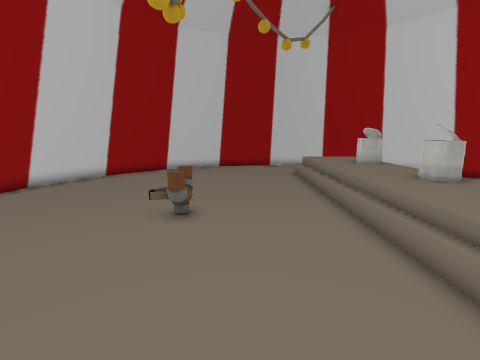
View 1 (above)

15 first-person views from a walk through a scene from a Unity 3-D project. The camera is 1.4 m above the floor, tilts 10° down and sees 85° across. The floor is counted in squares, 0.5 m on a side. Each view is taken from the middle of a square. On the plan, view 1 faces up. The plan holds only what a view shows up to about 19 squares ahead; the rest is blank. Some surface patterns are stand-ins.

View 2
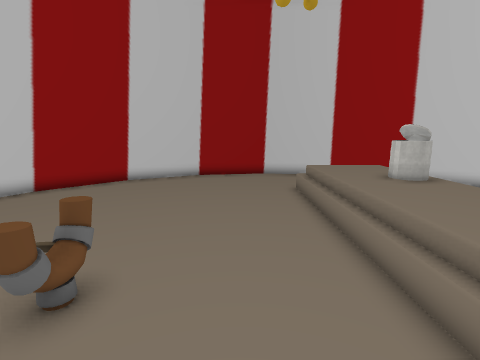

View 3
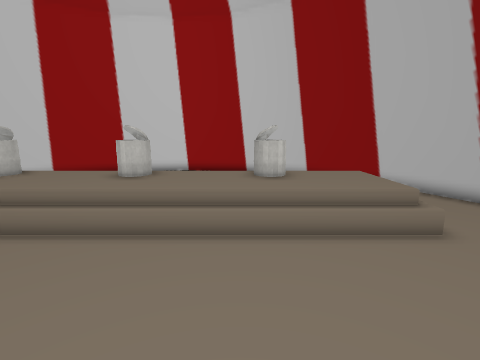

View 4
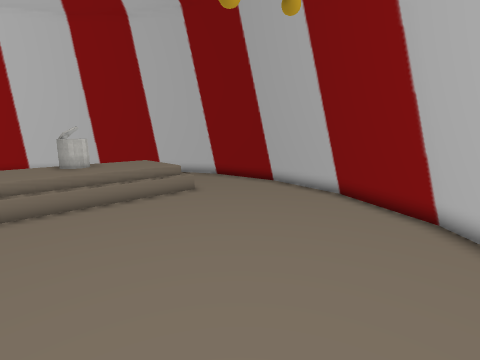

View 5
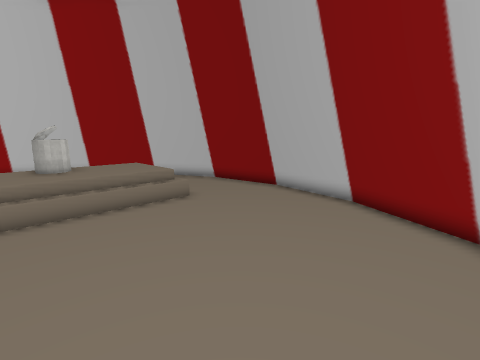

View 6
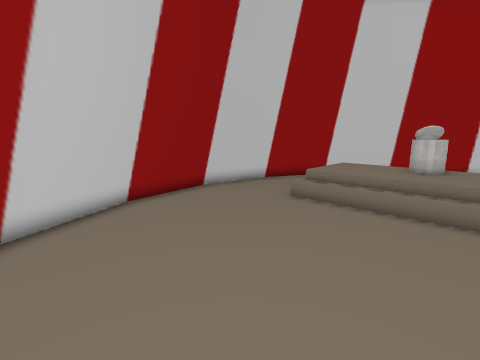

View 7
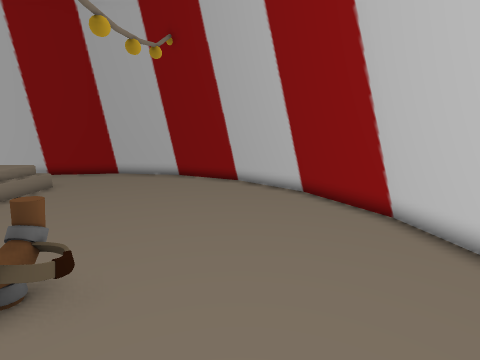

View 8
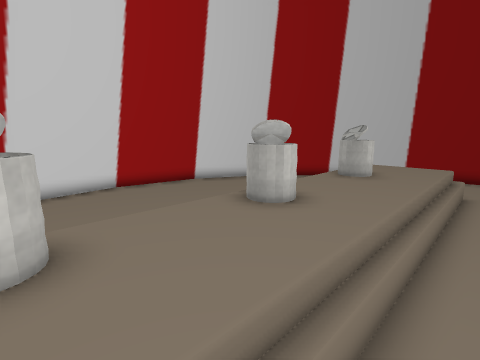

View 9
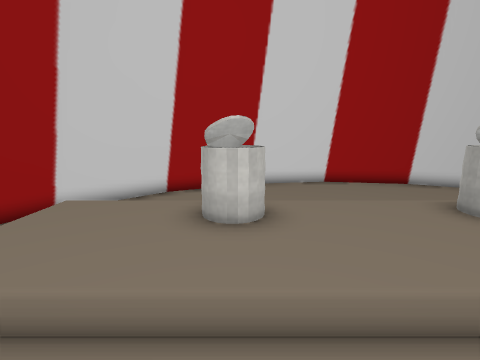

View 10
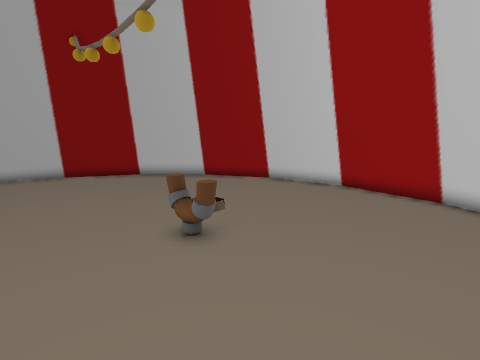

View 11
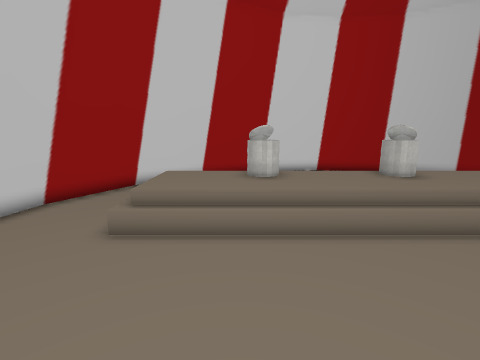

View 12
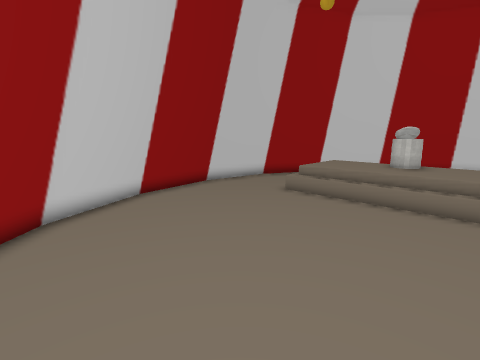

View 13
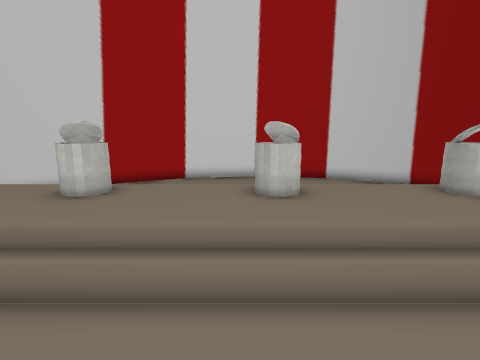

View 14
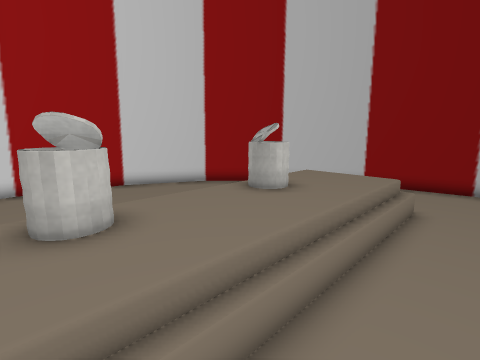

View 15
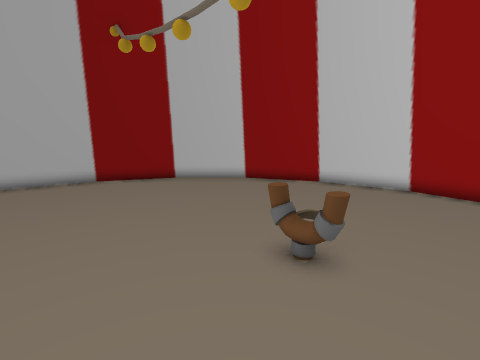

### Floor plan
Key: @ floor where view 1 was taken; # wall or solid block; . main floor; : floor 0.75 m higher than the main floor; / step, stairs or slope; = window, fence, low wall or low ledge; O other object.
Columns run from 11 left of view 1 to 16 right of it. Each row starts with its distance up from view 1.
 22         #############
 21       ####.........###
 20     =###............ ###
 19    =##...........     ###
 18    ##........../////   ###
 17   ##............::::    ##
 16   # ............::::    .##
 15  ##.............::O:     ##
 14  # .............:OO:      ##
 13  #..............::::   ... #
 12  #..............::::   ....#
 11 ##..............::::   ....#
 10 # .......O......::::   ....#
  9 #........O......:OO:   ....#
  8 # .......O......::O:   ....#
  7 ##..............::::   ....#
  6  #..............::::   ....#
  5  #..............::::   ... #
  4  # .............:OO:    ..##
  3  ##.............::O:    .##
  2   # ............::::    .##
  1   ##............::::    ##
  0    ##......@.../////   ###
 -1    =##...........     ###
 -2     =###..........   ###
 -3       ####.........###
 -4         #############

Where each view was taken, in squares from view 1:
view 1: 0 up, 0 right, facing up
view 2: 5 up, 1 right, facing up
view 3: 5 up, 3 left, facing right
view 4: 7 up, 7 left, facing down-right
view 5: 6 up, 6 left, facing down-right
view 6: 12 up, 6 left, facing up-right
view 7: 13 up, 6 left, facing down
view 8: 14 up, 3 right, facing down-right
view 9: 14 up, 2 right, facing right
view 10: 15 up, 2 right, facing down-left
view 11: 15 up, 3 left, facing right
view 12: 11 up, 7 left, facing up-right
view 13: 10 up, 0 right, facing right
view 14: 10 up, 2 right, facing down-right
view 15: 12 up, 3 right, facing down-left
